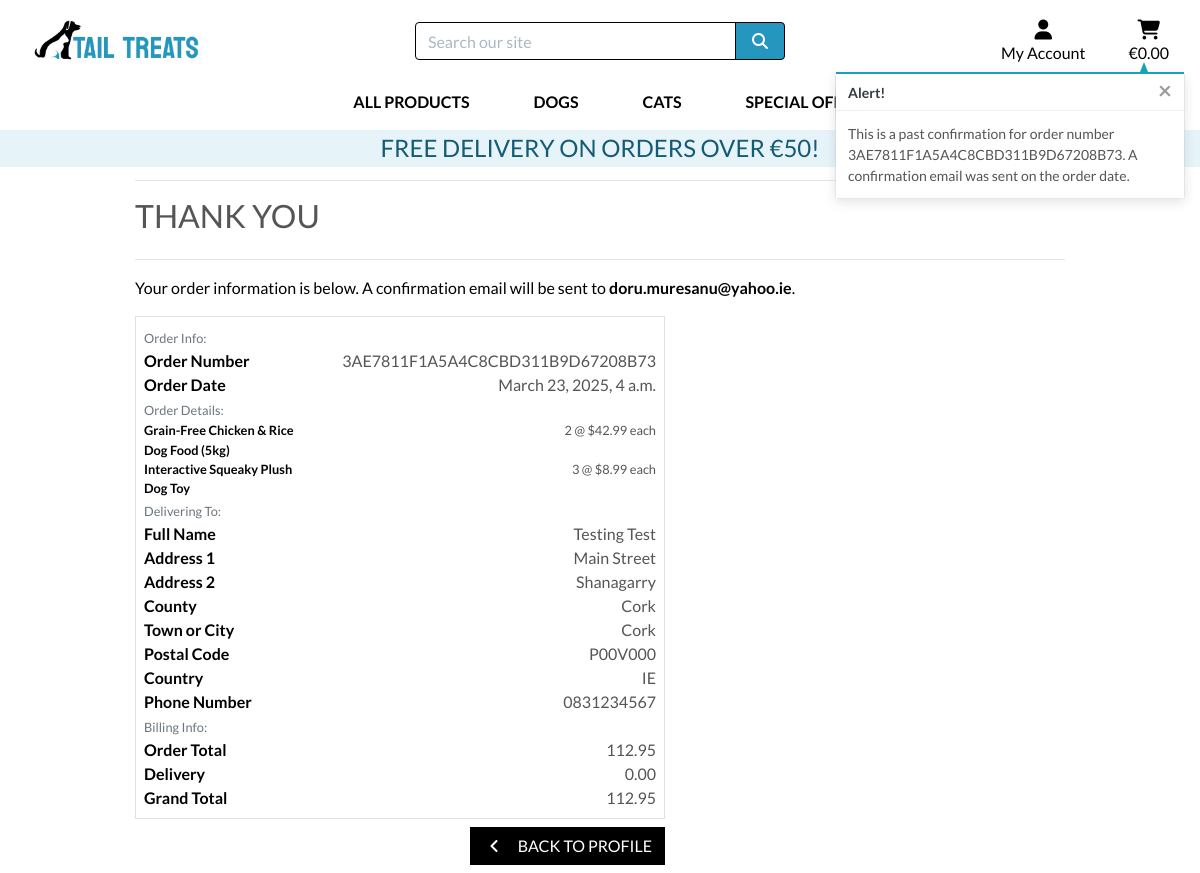
Screenshot of /profile/order_history/3AE7811F1A5A4C8CBD311B9D67208B73 with the database file from the repository.
### checkout/models.py (models this page shows, shortened)
class Order(models.Model):
    order_number = models.CharField(max_length=32, null=False, editable=False)
    user_profile = models.ForeignKey(UserProfile, on_delete=models.SET_NULL,
                                     null=True, blank=True, related_name='orders')
    full_name = models.CharField(max_length=50, null=False, blank=False)
    email = models.EmailField(max_length=254, null=False, blank=False)
    phone_number = models.CharField(max_length=20, null=False, blank=False)
    country = CountryField(blank_label='Country *', null=False, blank=False)
    postcode = models.CharField(max_length=20, null=True, blank=True)
    town_or_city = models.CharField(max_length=40, null=False, blank=False)
    street_address1 = models.CharField(max_length=80, null=False, blank=False)
    street_address2 = models.CharField(max_length=80, null=True, blank=True)
    county = models.CharField(max_length=80, null=True, blank=True)
    date = models.DateTimeField(auto_now_add=True)
    delivery_cost = models.DecimalField(max_digits=6, decimal_places=2, null=False, default=0)
    order_total = models.DecimalField(max_digits=10, decimal_places=2, null=False, default=0)
    grand_total = models.DecimalField(max_digits=10, decimal_places=2, null=False, default=0)
    original_cart = models.TextField(null=False, blank=False, default='')
    stripe_pid = models.CharField(max_length=254, null=False, blank=False, default='')

class OrderLineItem(models.Model):
    order = models.ForeignKey(Order, null=False, blank=False, on_delete=models.CASCADE, related_name='lineitems')
    product = models.ForeignKey(Product, null=False, blank=False, on_delete=models.CASCADE)
    product_size = models.CharField(max_length=2, null=True, blank=True) # XS, S, M, L, XL
    quantity = models.IntegerField(null=False, blank=False, default=0)
    lineitem_total = models.DecimalField(max_digits=6, decimal_places=2, null=False, blank=False, editable=False)

### products/models.py (models this page shows, shortened)
class Product(models.Model):
    category = models.ForeignKey('Category', null=True, blank=True, on_delete=models.SET_NULL)
    sku = models.CharField(max_length=254, unique=True, blank=True, null=True)
    name = models.CharField(max_length=254)
    description = models.TextField()
    price = models.DecimalField(max_digits=6, decimal_places=2)
    rating = models.DecimalField(max_digits=3, decimal_places=1, blank=True, null=True)
    image_url = models.URLField(max_length=1024, blank=True, null=True)
    image = models.ImageField(upload_to='products/', blank=True, null=True)

### profiles/views.py (the view)
# urls.py: path('order_history/<order_number>', views.order_history, name='order_history'),
def order_history(request, order_number):
    order = get_object_or_404(Order, order_number=order_number)
    messages.info(request, (
        f'This is a past confirmation for order number {order_number}. '
        'A confirmation email was sent on the order date.'
    ))
    template = 'checkout/checkout_success.html'
    context = {
        'order': order,
        'from_profile': True,
    }
    return render(request, template, context)

### cart/contexts.py (called while the page is built, shortened)
def cart_contents(request):
    cart_items = []
    total = 0
    product_count = 0
    cart = request.session.get('cart', {})
    if total < settings.FREE_DELIVERY_THRESHOLD:
        delivery = total * Decimal(settings.STANDARD_DELIVERY_PERCENTAGE / 100)
        free_delivery_delta = settings.FREE_DELIVERY_THRESHOLD - total
    else:
        delivery = 0
        free_delivery_delta = 0
    grand_total = delivery + total
    context = {
        'cart_items': cart_items,
        'total': total,
        'product_count': product_count,
        'delivery': delivery,
        'free_delivery_delta': free_delivery_delta,
        'free_delivery_threshold': settings.FREE_DELIVERY_THRESHOLD,
        'grand_total': grand_total,
    }
    return context

### checkout/templates/checkout/checkout_success.html (shortened to what this page needs)
{% extends "base.html" %}
{% load static %}
{% block extra_css %}
    <link rel="stylesheet" href="{% static 'checkout/css/checkout.css' %}">
{% endblock %}
{% block page_header %}
    <div class="container header-container">
    </div>
{% endblock %}
{% block content %}
    <div class="overlay"></div>
    <div class="container">
        <div class="row">
            <div class="col">
                <hr>
                <h2 class="logo-font mb-4">Thank You</h2>
                <hr>
                <p class="text-black">Your order information is below. A confirmation email will be sent to <strong>{{ order.email }}</strong>.</p>
            </div>
        </div>
        <div class="row">
            <div class="col-12 col-lg-7">
                <div class="order-confirmation-wrapper p-2 border">
                    <div class="row">
                        <div class="col">
                            <small class="text-muted">Order Info:</small>
                        </div>
                    </div>
                    <div class="row">
                        <div class="col-12 col-md-4">
                            <p class="mb-0 text-black font-weight-bold">Order Number</p>
                        </div>
                        <div class="col-12 col-md-8 text-md-right">
                            <p class="mb-0">{{ order.order_number }}</p>
                        </div>
                    </div>
                    <div class="row">
                        <div class="col-12 col-md-4">
                            <p class="mb-0 text-black font-weight-bold">Order Date</p>
                        </div>
                        <div class="col-12 col-md-8 text-md-right">
                            <p class="mb-0">{{ order.date }}</p>
                        </div>
                    </div>
                    <div class="row">
                        <div class="col">
                            <small class="text-muted">Order Details:</small>
                        </div>
                    </div>
                    {% for item in order.lineitems.all %}
                    <div class="row">
                        <div class="col-12 col-md-4">
                            <p class="small mb-0 text-black font-weight-bold">
                                {{ item.product.name }}{% if item.product_size %} - Size {{ item.product.size|upper}}{% endif %}
                            </p>
                        </div>
                        <div class="col-12 col-md-8 text-md-right">
                            <p class="small mb-0">{{ item.quantity }} @ ${{ item.product.price }} each</p>
                        </div>
                    </div>
                    {% endfor %}
                    <div class="row">
                        <div class="col">
                            <small class="text-muted">Delivering To:</small>
                        </div>
                    </div>
                    <div class="row">
                        <div class="col-12 col-md-4">
                            <p class="mb-0 text-black font-weight-bold">Full Name</p>
                        </div>
                        <div class="col-12 col-md-8 text-md-right">
                            <p class="mb-0">{{ order.full_name }}</p>
                        </div>
                    </div>
                    <div class="row">
                        <div class="col-12 col-md-4">
                            <p class="mb-0 text-black font-weight-bold">Address 1</p>
                        </div>
                        <div class="col-12 col-md-8 text-md-right">
                            <p class="mb-0">{{ order.street_address1 }}</p>
                        </div>
                    </div>
                    {% if order.street_address2 %}
                    <div class="row">
                        <div class="col-12 col-md-4">
                            <p class="mb-0 text-black font-weight-bold">Address 2</p>
                        </div>
                        <div class="col-12 col-md-8 text-md-right">
                            <p class="mb-0">{{ order.street_address2 }}</p>
                        </div>
                    </div>
                    {% endif %}
                    {% if order.county %}
                    <div class="row">
                        <div class="col-12 col-md-4">
                            <p class="mb-0 text-black font-weight-bold">County</p>
                        </div>
                        <div class="col-12 col-md-8 text-md-right">
                            <p class="mb-0">{{ order.county }}</p>
                        </div>
                    </div>
                    {% endif %}
                    <div class="row">
                        <div class="col-12 col-md-4">
                            <p class="mb-0 text-black font-weight-bold">Town or City</p>
                        </div>
                        <div class="col-12 col-md-8 text-md-right">
                            <p class="mb-0">{{ order.town_or_city }}</p>
                        </div>
                    </div>
                    {% if order.postcode %}
                    <div class="row">
                        <div class="col-12 col-md-4">
                            <p class="mb-0 text-black font-weight-bold">Postal Code</p>
                        </div>
                        <div class="col-12 col-md-8 text-md-right">
                            <p class="mb-0">{{ order.postcode }}</p>
                        </div>
                    </div>
                    {% endif %}
                    <div class="row">
                        <div class="col-12 col-md-4">
                            <p class="mb-0 text-black font-weight-bold">Country</p>
                        </div>
                        <div class="col-12 col-md-8 text-md-right">
                            <p class="mb-0">{{ order.country }}</p>
                        </div>
                    </div>
                    <div class="row">
                        <div class="col-12 col-md-4">
                            <p class="mb-0 text-black font-weight-bold">Phone Number</p>
                        </div>
                        <div class="col-12 col-md-8 text-md-right">
                            <p class="mb-0">{{ order.phone_number }}</p>
                        </div>
                    </div>
                    <div class="row">
                        <div class="col">
                            <small class="text-muted">Billing Info:</small>
                        </div>
                    </div>
                    <div class="row">
                        <div class="col-12 col-md-4">
                            <p class="mb-0 text-black font-weight-bold">Order Total</p>
                        </div>
                        <div class="col-12 col-md-8 text-md-right">
                            <p class="mb-0">{{ order.order_total }}</p>
                        </div>
                    </div>
                    <div class="row">
                        <div class="col-12 col-md-4">
                            <p class="mb-0 text-black font-weight-bold">Delivery</p>
                        </div>
                        <div class="col-12 col-md-8 text-md-right">
                            <p class="mb-0">{{ order.delivery_cost }}</p>
                        </div>
                    </div>
                    <div class="row">
                        <div class="col-12 col-md-4">
                            <p class="mb-0 text-black font-weight-bold">Grand Total</p>
                        </div>
                        <div class="col-12 col-md-8 text-md-right">
                            <p class="mb-0">{{ order.grand_total }}</p>
                        </div>
                    </div>
                </div>
            </div>
        </div>
        <div class="row">
			<div class="col-12 col-lg-7 text-right">
                {% if from_profile %}
                    <a href="{% url 'profile' %}" class="btn btn-black rounded-0 my-2">
                        <span class="icon mr-2">
                            <i class="fas fa-angle-left"></i>
                        </span>
                        <span class="text-uppercase">Back to Profile</span>
                    </a>
                {% endif %}
			</div>
		</div>
    </div>
{% endblock %}

### static/css/base.css (style rules this page uses)
html { height: 100%; }
body { background: url('/media/homepage_background.jpg') no-repeat center center fixed; background-size: cover; height: calc(100vh - 164px); color: #555; font-family: 'Lato'; }
.icon { align-items: center; display: inline-flex; justify-content: center; height: 1.5rem; width: 1.5rem; }
.logo-font { text-transform: uppercase; }
.btn-black { background: black; color: white; }
.text-black { color: #000 !important; }
.overlay { height: 100%; width: 100%; top: 0; left: 0; position: fixed; background: white; z-index: -1; }
@media (min-width: 1200px) { .container { max-width: 80%; } }
@media (min-width: 992px) { .header-container { padding-top: 164px; } }

### rows the page displays
Order: email "doru.muresanu@yahoo.ie", order_number "3AE7811F1A5A4C8CBD311B9D67208B73", date "March 23, 2025, 4 a.m.", full_name "Testing Test", street_address1 "Main Street", street_address2 "Shanagarry", county "Cork", town_or_city "Cork", postcode "P00V000", country "IE", phone_number "0831234567", order_total "112.95", delivery_cost "0.00", grand_total "112.95"
OrderLineItem: product.name "Grain-Free Chicken & Rice Dog Food (5kg)", quantity "2", product.price "42.99"
OrderLineItem: product.name "Interactive Squeaky Plush Dog Toy", quantity "3", product.price "8.99"

### other values shown
{{ free_delivery_threshold }} "50"
{{ message }} "This is a past confirmation for order number 3AE7811F1A5A4C8CBD311B9D67208B73. A confirmation email was sent on the order date."
